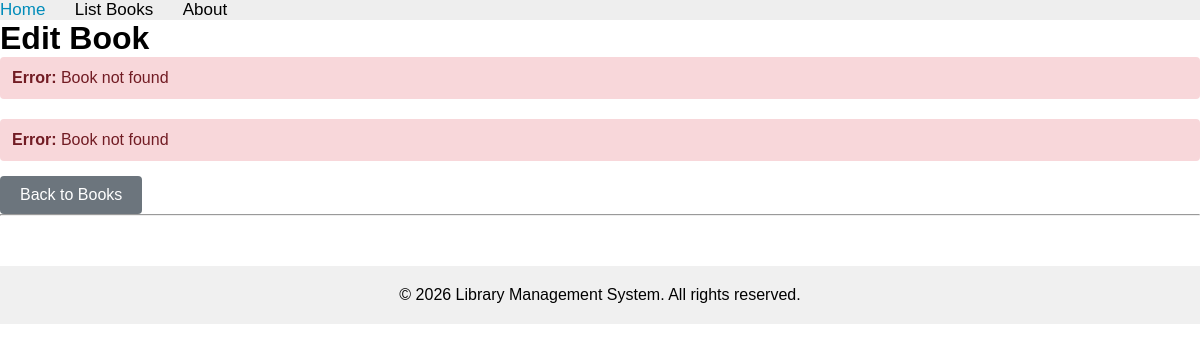
The page /books/lab9_part1/editbook/14 on the database as committed earlier.
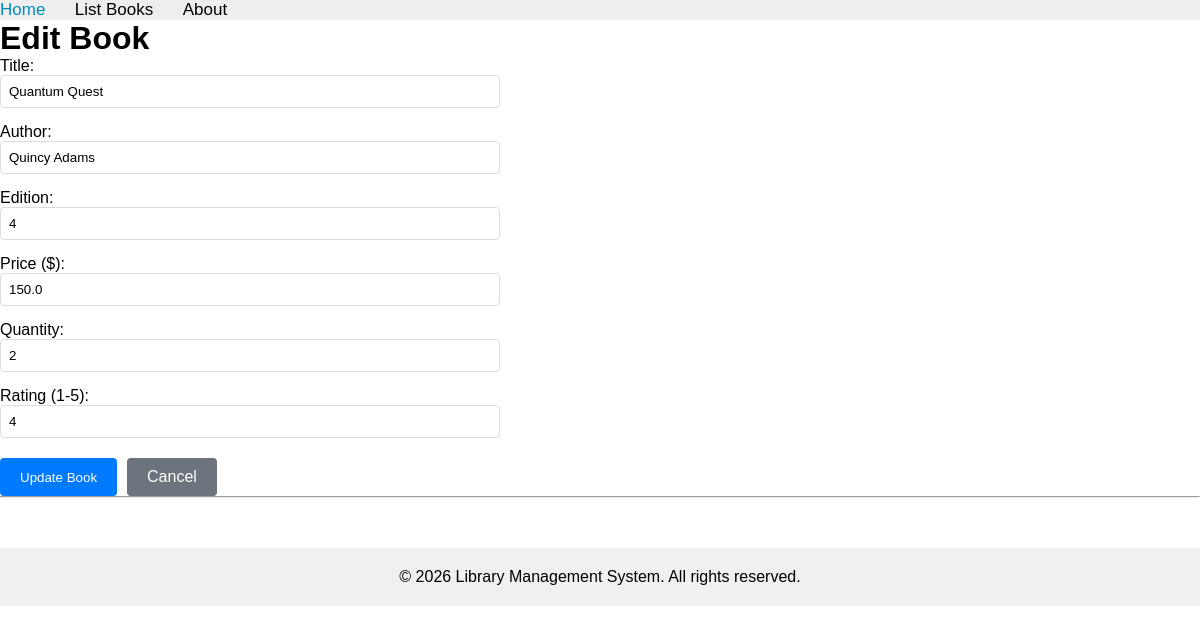
The same page on the database as committed later.
### apps/bookmodule/models.py (models this page shows, shortened)
class Book(models.Model):
    title = models.CharField(max_length=100)
    price = models.FloatField(default=0.0)
    quantity = models.IntegerField(default=1)
    pubdate = models.DateTimeField()
    rating = models.SmallIntegerField(default=1)
    publisher = models.ForeignKey(Publisher, null=True, blank=True, on_delete=models.SET_NULL, related_name='books')
    authors = models.ManyToManyField(Author, related_name='books')
    author = models.CharField(max_length=50, default='Unknown')
    edition = models.SmallIntegerField(default=1)

### apps/bookmodule/views.py (the view, shortened to what this page needs)
# urls.py: path('lab9_part1/editbook/<int:id>', views.lab9_part1_editbook, name="books.lab9_part1_editbook"),
def lab9_part1_editbook(request, id):
    try:
        book = Book.objects.get(id=id)
    except Book.DoesNotExist:
        return render(request, 'bookmodule/lab9_part1_editbook.html', {'error': 'Book not found'})
    return render(request, 'bookmodule/lab9_part1_editbook.html', {'book': book})

### apps/templates/bookmodule/lab9_part1_editbook.html (shortened to what this page needs)
{% extends "layouts/base.html" %}
{% block content %}
<h1>Edit Book</h1>
{% if error %}
    <div style="background-color: #f8d7da; color: #721c24; padding: 12px; border-radius: 4px; margin-bottom: 20px;">
        <strong>Error:</strong> {{ error }}
    </div>
{% endif %}
{% if book %}
    <form method="POST" style="max-width: 500px;">
        <div style="margin-bottom: 15px;">
            <label for="title">Title:</label><br>
            <input type="text" id="title" name="title" value="{{ book.title }}" required style="width: 100%; padding: 8px; border: 1px solid #ddd; border-radius: 4px;">
        </div>
        <div style="margin-bottom: 15px;">
            <label for="author">Author:</label><br>
            <input type="text" id="author" name="author" value="{{ book.author }}" required style="width: 100%; padding: 8px; border: 1px solid #ddd; border-radius: 4px;">
        </div>
        <div style="margin-bottom: 15px;">
            <label for="edition">Edition:</label><br>
            <input type="number" id="edition" name="edition" value="{{ book.edition }}" min="1" required style="width: 100%; padding: 8px; border: 1px solid #ddd; border-radius: 4px;">
        </div>
        <div style="margin-bottom: 15px;">
            <label for="price">Price ($):</label><br>
            <input type="number" id="price" name="price" value="{{ book.price }}" min="0" step="0.01" required style="width: 100%; padding: 8px; border: 1px solid #ddd; border-radius: 4px;">
        </div>
        <div style="margin-bottom: 15px;">
            <label for="quantity">Quantity:</label><br>
            <input type="number" id="quantity" name="quantity" value="{{ book.quantity }}" min="0" required style="width: 100%; padding: 8px; border: 1px solid #ddd; border-radius: 4px;">
        </div>
        <div style="margin-bottom: 20px;">
            <label for="rating">Rating (1-5):</label><br>
            <input type="number" id="rating" name="rating" value="{{ book.rating }}" min="1" max="5" required style="width: 100%; padding: 8px; border: 1px solid #ddd; border-radius: 4px;">
        </div>
        <div style="display: flex; gap: 10px;">
            <button type="submit" style="padding: 10px 20px; background-color: #007bff; color: white; border: none; border-radius: 4px; cursor: pointer;">
                Update Book
            </button>
            <a href="{% url 'books.lab9_part1_listbooks' %}" style="padding: 10px 20px; background-color: #6c757d; color: white; text-decoration: none; border-radius: 4px; text-align: center;">
                Cancel
            </a>
        </div>
    </form>
{% else %}
    <div style="background-color: #f8d7da; color: #721c24; padding: 12px; border-radius: 4px;">
        <strong>Error:</strong> {{ error }}
    </div>
    <a href="{% url 'books.lab9_part1_listbooks' %}" style="margin-top: 15px; padding: 10px 20px; background-color: #6c757d; color: white; text-decoration: none; border-radius: 4px; display: inline-block;">
        Back to Books
    </a>
{% endif %}
{% endblock %}

Rows that differ between the two databases and show on the page:
added Book: title "Quantum Quest", author "Quincy Adams", edition "4", price "150.0", quantity "2", rating "4"
Other text that changed with them:
{{ error }}: "Book not found" → (not shown)
text no longer shown: "Error: Error: Back to Books"
text now shown: "Title: Author: Edition: Price ($): Quantity: Rating (1-5): Update Book Cancel"
